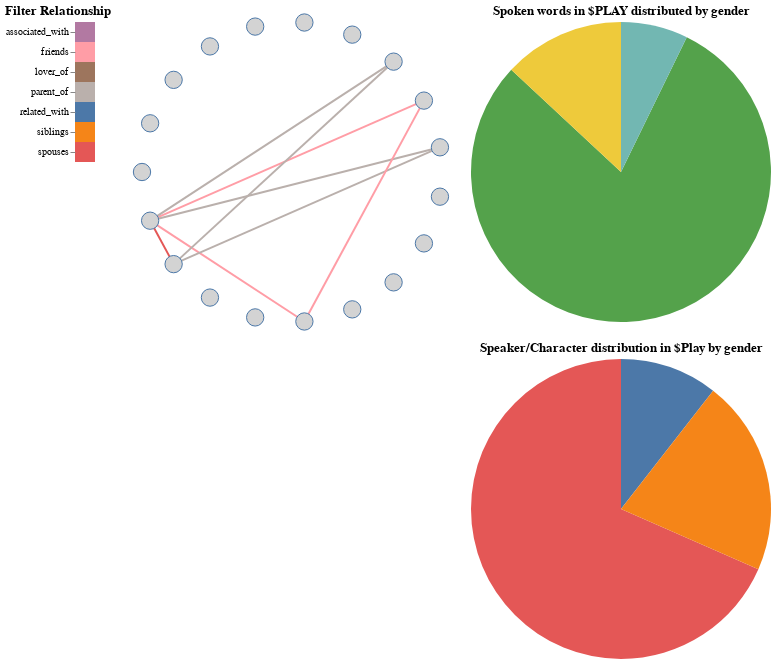

Source (notebook cell):
### Code cell
# define the graph layout
layout = nx.shell_layout(G)
#test set nodes shape --> does not work :/
#for ni in G.nodes:
#    G.nodes[ni]['shape'] = 'v'

# WTF die node_shape kann nur in nxa.draw_networkx_nodes() gesetzt werden aber nicht in draw_networkx
# draw graph with nx_altair
chart = nxa.draw_networkx(
    G,
    pos=layout,
    node_tooltip=['label', 'Gender'],
    node_color='lightgray',
    edge_color='Relation',
    width=2
)

# get the edge layer
edges = chart.layer[0]
# get the node layer
nodes = chart.layer[1]

# define relationship filter
relations = pd.DataFrame({'Relation': ['parent_of', 'lover_of', 'related_with', 'associated_with', 'siblings', 'spouses', 'friends']})
selection = alt.selection_point(fields=['Relation'], toggle="true")
color = alt.condition(selection, alt.Color('Relation:N', legend=None), alt.value('lightgray'))
relation_filter = alt.Chart(relations, title=alt.TitleParams('Filter Relationship', anchor='start')).mark_rect().encode(
    y=alt.Y('Relation', title=''), 
    color=color
).add_params(selection)

# add filter
edges = edges.encode(color='Relation').transform_filter(selection)

# filter nodes by gender
# options = ['MALE', 'FEMALE', 'UNKNOWN']
# labels = [option + ' ' for option in options]
# radio_buttons = alt.binding_radio(
#     options=options + [None],
#     labels=labels + ['ALL'],
#     name='Gender: '
# )
# selection = alt.selection_single(
#     fields=['Gender'],
#     bind=radio_buttons,
# )
# nodes = nodes.encode(
#     fill=alt.Color('Gender:N').scale(domain=options)
# ).add_params(Support converting charts to sharable Vega editor URLs with chart.to_url() (#3252)
#     selection
# ).transform_filter(
#     selection
# )

# print the Chart layers #beene look at this | charts next to each other , + lay charts overeach
(relation_filter | (edges+nodes)| (spokenWordsGenderPieCharAlt & numeberSpeakerGenderPieAlt) ).configure_view(
    strokeWidth=0 # remove border
).configure_axis(
    domainOpacity=0 # remove axis
)

### Figure 1 — Vega-Lite specification as saved in the notebook (floating-point values rounded to 4 significant figures)
{"config": {"view": {"continuousWidth": 300, "continuousHeight": 300, "strokeWidth": 0}, "axis": {"domainOpacity": 0}}, "hconcat": [{"data": {"name": "data-e5b186410e83dd5b42990d239583abbe"}, "mark": {"type": "rect"}, "encoding": {"color": {"condition": {"param": "param_5", "field": "Relation", "legend": null, "type": "nominal"}, "value": "lightgray"}, "y": {"field": "Relation", "title": "", "type": "nominal"}}, "name": "view_5", "title": {"text": "Filter Relationship", "anchor": "start"}}, {"layer": [{"data": {"name": "data-018fabd94bcead7a731848a1c818b2db"}, "mark": {"type": "line", "opacity": 1, "strokeWidth": 2}, "encoding": {"color": {"field": "Relation", "type": "nominal"}, "detail": {"field": "edge", "type": "quantitative"}, "x": {"axis": {"grid": false, "labels": false, "ticks": false, "title": ""}, "field": "x", "type": "quantitative"}, "y": {"axis": {"grid": false, "labels": false, "ticks": false, "title": ""}, "field": "y", "type": "quantitative"}}, "transform": [{"filter": {"param": "param_5"}}]}, {"data": {"name": "data-a84a6f0ef9e01f78771266946fcaefaa"}, "mark": {"type": "point", "fill": "lightgray", "opacity": 1, "size": 300, "strokeWidth": 1.0}, "encoding": {"tooltip": [{"field": "label", "type": "nominal"}, {"field": "Gender", "type": "nominal"}], "x": {"axis": {"grid": false, "labels": false, "ticks": false}, "field": "x", "type": "quantitative"}, "y": {"axis": {"grid": false, "labels": false, "ticks": false}, "field": "y", "type": "quantitative"}}}]}, {"vconcat": [{"data": {"name": "data-fb9a6618f2bab15672424d9dd665a1c9"}, "mark": {"type": "arc"}, "encoding": {"color": {"field": "Genders", "type": "nominal"}, "theta": {"field": "Words", "type": "quantitative"}}, "title": "Spoken words in $PLAY distributed by gender"}, {"data": {"name": "data-930940f74b186f12ded578daa8e4f9f2"}, "mark": {"type": "arc"}, "encoding": {"color": {"field": "genders", "type": "nominal"}, "theta": {"field": "Number of Speakers", "type": "quantitative"}}, "title": "Speaker/Character distribution in $Play by gender"}]}], "params": [{"name": "param_5", "select": {"type": "point", "fields": ["Relation"], "toggle": "true"}, "views": ["view_5"]}], "$schema": "https://vega.github.io/schema/vega-lite/v5.15.1.json", "datasets": {"data-e5b186410e83dd5b42990d239583abbe": [{"Relation": "parent_of"}, {"Relation": "lover_of"}, {"Relation": "related_with"}, {"Relation": "associated_with"}, {"Relation": "siblings"}, {"Relation": "spouses"}, {"Relation": "friends"}], "data-018fabd94bcead7a731848a1c818b2db": [{"x": -0.9458, "source": "hecastus_der_reich_mann", "edge": 0, "Relation": "spouses", "pair": ["hecastus_der_reich_mann", "epicuria_die_fraw"], "target": "epicuria_die_fraw", "id": "1", "y": -0.3247}, {"x": -0.7891, "source": "hecastus_der_reich_mann", "edge": 0, "Relation": "spouses", "pair": ["hecastus_der_reich_mann", "epicuria_die_fraw"], "target": "epicuria_die_fraw", "id": "1", "y": -0.6142}, {"x": -0.9458, "source": "hecastus_der_reich_mann", "edge": 1, "Relation": "friends", "pair": ["hecastus_der_reich_mann", "demones_der_erst_freund"], "target": "demones_der_erst_freund", "id": "2", "y": -0.3247}, {"x": 0.08258, "source": "hecastus_der_reich_mann", "edge": 1, "Relation": "friends", "pair": ["hecastus_der_reich_mann", "demones_der_erst_freund"], "target": "demones_der_erst_freund", "id": "2", "y": -0.9966}, {"x": -0.9458, "source": "hecastus_der_reich_mann", "edge": 2, "Relation": "friends", "pair": ["hecastus_der_reich_mann", "singenes_der_ander_freund"], "target": "singenes_der_ander_freund", "id": "3", "y": -0.3247}, {"x": 0.8795, "source": "hecastus_der_reich_mann", "edge": 2, "Relation": "friends", "pair": ["hecastus_der_reich_mann", "singenes_der_ander_freund"], "target": "singenes_der_ander_freund", "id": "3", "y": 0.4759}, {"x": -0.9458, "source": "hecastus_der_reich_mann", "edge": 3, "Relation": "parent_of", "pair": ["hecastus_der_reich_mann", "philocrates_der_elter_son"], "target": "philocrates_der_elter_son", "id": "5", "y": -0.3247}, {"x": 0.6773, "source": "hecastus_der_reich_mann", "edge": 3, "Relation": "parent_of", "pair": ["hecastus_der_reich_mann", "philocrates_der_elter_son"], "target": "philocrates_der_elter_son", "id": "5", "y": 0.7357}, {"x": -0.9458, "source": "hecastus_der_reich_mann", "edge": 4, "Relation": "parent_of", "pair": ["hecastus_der_reich_mann", "philomachos_der_juenger_son"], "target": "philomachos_der_juenger_son", "id": "6", "y": -0.3247}, {"x": 0.9864, "source": "hecastus_der_reich_mann", "edge": 4, "Relation": "parent_of", "pair": ["hecastus_der_reich_mann", "philomachos_der_juenger_son"], "target": "philomachos_der_juenger_son", "id": "6", "y": 0.1646}, {"x": -0.7891, "source": "epicuria_die_fraw", "edge": 5, "Relation": "parent_of", "pair": ["epicuria_die_fraw", "philocrates_der_elter_son"], "target": "philocrates_der_elter_son", "id": "7", "y": -0.6142}, {"x": 0.6773, "source": "epicuria_die_fraw", "edge": 5, "Relation": "parent_of", "pair": ["epicuria_die_fraw", "philocrates_der_elter_son"], "target": "philocrates_der_elter_son", "id": "7", "y": 0.7357}, {"x": -0.7891, "source": "epicuria_die_fraw", "edge": 6, "Relation": "parent_of", "pair": ["epicuria_die_fraw", "philomachos_der_juenger_son"], "target": "philomachos_der_juenger_son", "id": "8", "y": -0.6142}, {"x": 0.9864, "source": "epicuria_die_fraw", "edge": 6, "Relation": "parent_of", "pair": ["epicuria_die_fraw", "philomachos_der_juenger_son"], "target": "philomachos_der_juenger_son", "id": "8", "y": 0.1646}, {"x": 0.08258, "source": "demones_der_erst_freund", "edge": 7, "Relation": "friends", "pair": ["demones_der_erst_freund", "singenes_der_ander_freund"], "target": "singenes_der_ander_freund", "id": "4", "y": -0.9966}, {"x": 0.8795, "source": "demones_der_erst_freund", "edge": 7, "Relation": "friends", "pair": ["demones_der_erst_freund", "singenes_der_ander_freund"], "target": "singenes_der_ander_freund", "id": "4", "y": 0.4759}], "data-a84a6f0ef9e01f78771266946fcaefaa": [{"x": -1.0, "label": "Der ehrnhold", "y": -8.742e-08, "Person group": false, "Gender": "MALE"}, {"x": -0.9458, "label": "Hecastus, der reich sterbent mann", "y": -0.3247, "Person group": false, "Gender": "MALE"}, {"x": -0.7891, "label": "Epicuria, sein gemahel", "y": -0.6142, "Person group": false, "Gender": "FEMALE"}, {"x": -0.5469, "label": "Panocitus, der ander Knecht", "y": -0.8372, "Person group": false, "Gender": "MALE"}, {"x": -0.2455, "label": "Datrus, der koch", "y": -0.9694, "Person group": false, "Gender": "MALE"}, {"x": 0.08258, "label": "Demones, der erst freund", "y": -0.9966, "Person group": false, "Gender": "MALE"}, {"x": 0.4017, "label": "Economus, der hausvogt", "y": -0.9158, "Person group": false, "Gender": "MALE"}, {"x": 0.6773, "label": "Philepanis, der ein knecht", "y": -0.7357, "Person group": false, "Gender": "MALE"}, {"x": 0.8795, "label": "Nomodydastalus, der legat", "y": -0.4759, "Person group": false, "Gender": "MALE"}, {"x": 0.9864, "label": "Ancilla, die magd", "y": -0.1646, "Person group": false, "Gender": "FEMALE"}, {"x": 0.9864, "label": "Philomachos, der jünger son", "y": 0.1646, "Person group": false, "Gender": "MALE"}, {"x": 0.8795, "label": "Singenes, der ander freund", "y": 0.4759, "Person group": false, "Gender": "MALE"}, {"x": 0.6773, "label": "Philocrates, der elter son", "y": 0.7357, "Person group": false, "Gender": "MALE"}, {"x": 0.4017, "label": "Plutus, der schatz", "y": 0.9158, "Person group": false, "Gender": "UNKNOWN"}, {"x": 0.08258, "label": "Mors, der Todt", "y": 0.9966, "Person group": false, "Gender": "UNKNOWN"}, {"x": -0.2455, "label": "Virtus, die Tugent", "y": 0.9694, "Person group": false, "Gender": "UNKNOWN"}, {"x": -0.5469, "label": "Fides, der Glaub", "y": 0.8372, "Person group": false, "Gender": "UNKNOWN"}, {"x": -0.7891, "label": "Sathan, der teuffel", "y": 0.6142, "Person group": false, "Gender": "MALE"}, {"x": -0.9458, "label": "Hieronimus, der priester", "y": 0.3247, "Person group": false, "Gender": "MALE"}], "data-fb9a6618f2bab15672424d9dd665a1c9": [{"Genders": "Spoken Words Male", "Words": 6388}, {"Genders": "Spoken Words Female", "Words": 579}, {"Genders": "Spoken Words Unkown", "Words": 1047}], "data-930940f74b186f12ded578daa8e4f9f2": [{"genders": "Male Speakers", "Number of Speakers": 13}, {"genders": "Female Speakers", "Number of Speakers": 2}, {"genders": "Gender Unknown Speakers", "Number of Speakers": 4}]}}
